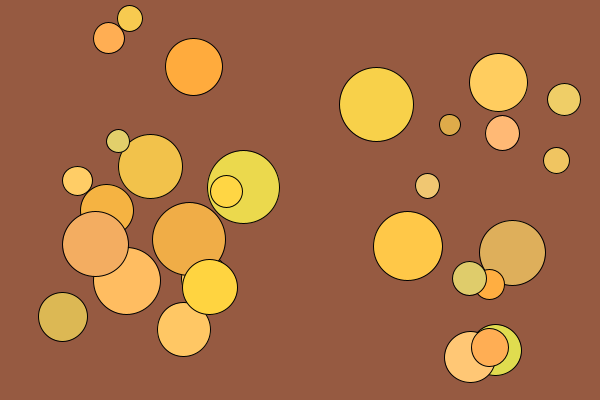
Frame 1 (no input)
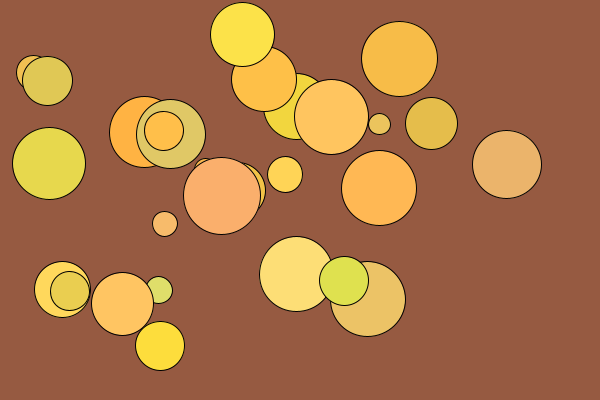
Frame 60 (the mouse pressed at the canvas centre just before this capture)
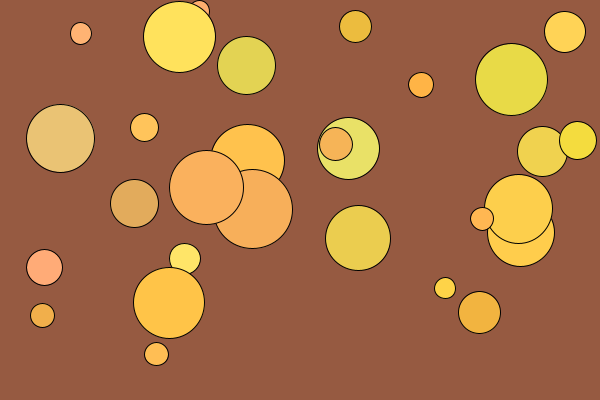
Frame 120 (the mouse held since frame 60 and released just before this capture)

The Processing sketch that drew these frames (run headless with seeded random() and noise(); from frame 60 on, the mouse is pressed at the canvas centre):

// Processing sketch: circle06
// ── circle06.pde
void setup() {
  size(600, 400);
}

void draw() {
  background(150, 90, 65);
  fill(250, 200, 90);
  
  int numCircles = 30;

  for (int count=0; count<numCircles; count++) {
    float redval = 250 + random(-30, 30);
    float grnval = 200 + random(-30, 30);
    float bluval =  90 + random(-30, 30);
    fill(redval, grnval, bluval);
    
    float radius = random(10, 40);
    float xCenter = random(radius, width-radius);
    float yCenter = random(radius, height-radius);
    ellipse(xCenter, yCenter, radius*2, radius*2);
  } 
}
